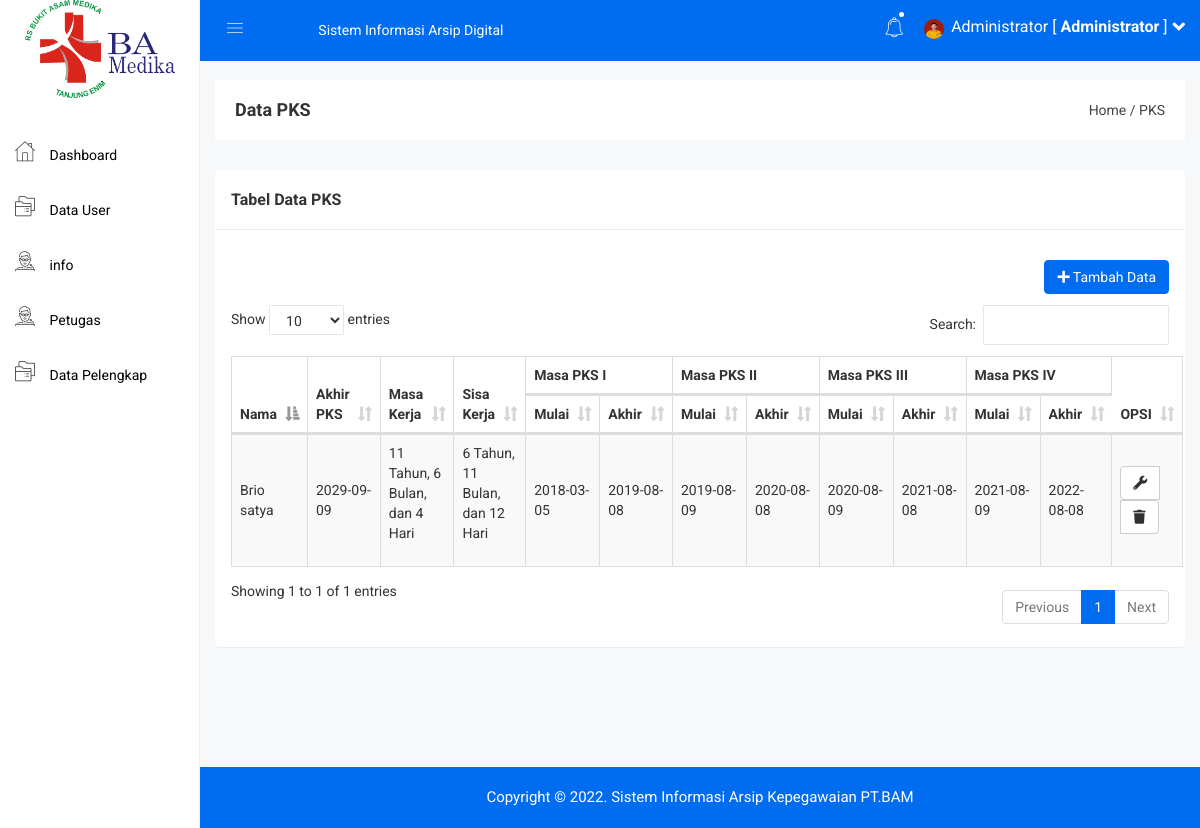
/admin/pks.php (signed in), run on an earlier commit of the app's database.
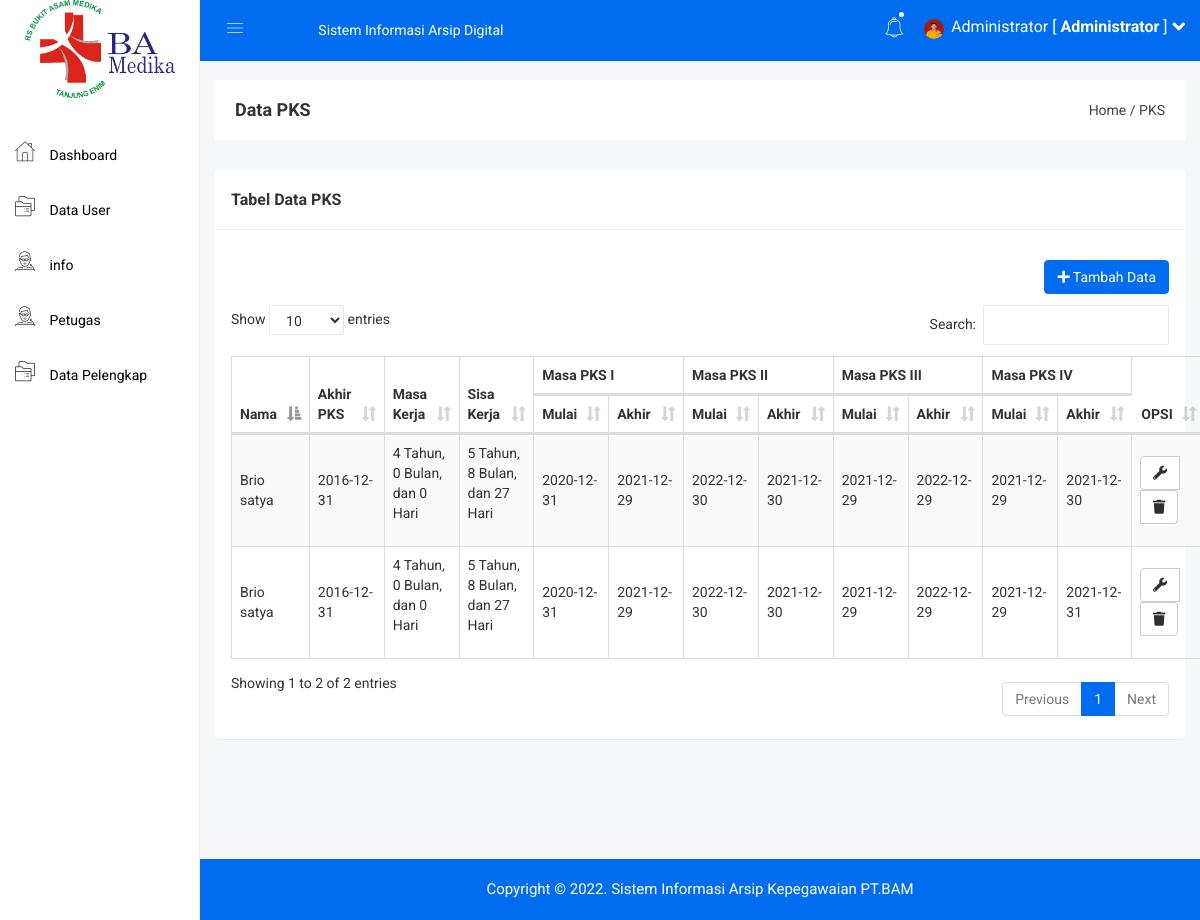
And on a later commit of the database.
### tables this page shows
CREATE TABLE `pks` (
  `id` int(11) NOT NULL,
  `id_diri` int(11) NOT NULL,
  `mulai1` date NOT NULL,
  `mulai2` date NOT NULL,
  `mulai3` date NOT NULL,
  `mulai4` date NOT NULL,
  `akhir1` date NOT NULL,
  `akhir2` date NOT NULL,
  `akhir3` date NOT NULL,
  `akhir4` date NOT NULL,
  `akhir_pks` date NOT NULL
);

CREATE TABLE `diri` (
  `id` int(11) NOT NULL,
  `username` varchar(50) NOT NULL,
  `password` varchar(50) NOT NULL,
  `nama` varchar(100) NOT NULL,
  `tempat_lahir` varchar(50) NOT NULL,
  `tanggal_lahir` date NOT NULL,
  `goldar` varchar(5) NOT NULL,
  `nik` varchar(20) NOT NULL,
  `status_kawin` varchar(40) NOT NULL,
  `alamat` varchar(100) NOT NULL,
  `email` varchar(50) NOT NULL,
  `npwp` varchar(40) NOT NULL,
  `nip` varchar(40) NOT NULL,
  `telpon1` varchar(14) NOT NULL,
  `telpon2` varchar(14) NOT NULL,
  `bpjs` varchar(40) NOT NULL,
  `serata` varchar(40) NOT NULL,
  `jurusan` varchar(50) NOT NULL,
  `univ` varchar(60) NOT NULL,
  `id_lokasi` int(11) NOT NULL,
  `id_status` int(11) NOT NULL,
  `id_jabatan` varchar(25) NOT NULL,
  `id_jj` int(11) NOT NULL,
  `nakes` varchar(30) NOT NULL,
  `jenis_jabatan` varchar(30) NOT NULL,
  `foto` varchar(100) NOT NULL,
  `status` int(11) NOT NULL
);

### admin/pks.php (the view, shortened to what the rows shown need)
<?php include 'header.php'; ?>
<div class="container-fluid">
    <div class="panel panel">
        <div class="panel-body">
            <br>
            <br>
            <br>
            <table id="table" class="table table-bordered table-striped table-hover table-datatable">
                <thead>
                    <tr>
                      <th rowspan="2">Nama</th>
                      <th rowspan="2">Akhir PKS</th>
                      <th rowspan="2">Masa Kerja</th>
                      <th rowspan="2">Sisa Kerja</th>
                        <th colspan="2">Masa PKS I</th>
                        <th colspan="2">Masa PKS II</th>
                        <th colspan="2">Masa PKS III</th>
                        <th colspan="2">Masa PKS IV</th>
                        <th rowspan="2"class="text-center" width="10%">OPSI</th>
                    </tr>
                    <tr>
                        <th >Mulai</th>
                        <th>Akhir</th>
                        <th >Mulai</th>
                        <th>Akhir</th>
                        <th >Mulai</th>
                        <th>Akhir</th>
                        <th >Mulai</th>
                        <th>Akhir</th>
                    </tr>
                </thead>
                <tbody>
                    <?php
                $kategori = mysqli_query($koneksi,"select * from pks INNER JOIN diri ON pks.id_diri = diri.id;");
                    while($p = mysqli_fetch_array($kategori)){
                        ?>
                        <tr>
                          <td><?php echo $p['nama']?></td>
                          <td><?php echo $p['akhir_pks']?></td>
                          <td>
                          <?php
                          $lahir    =new DateTime($p['mulai1']);
                          $akhir    =new DateTime($p['akhir_pks']);
                          $masa = $akhir->diff($lahir);
                          echo $masa->y; echo " Tahun, "; echo $masa->m; echo " Bulan, dan "; echo $masa->d; echo " Hari";?></p>
                          </td>
                          <td>
                          <?php
                          $akhir    =new DateTime($p['akhir_pks']);
                           $today        =new DateTime();
                          $masa = $today->diff($akhir);
                          echo $masa->y; echo " Tahun, "; echo $masa->m; echo " Bulan, dan "; echo $masa->d; echo " Hari";?></p>
                          </td>
                            <td><?php echo $p['mulai1'] ?></td>
                            <td><?php echo $p['akhir1'] ?></td>
                            <td><?php echo $p['mulai2'] ?></td>
                            <td><?php echo $p['akhir2'] ?></td>
                            <td><?php echo $p['mulai3'] ?></td>
                            <td><?php echo $p['akhir3'] ?></td>
                            <td><?php echo $p['mulai4'] ?></td>
                            <td><?php echo $p['akhir4'] ?></td>
                            <td class="text-center">
                                <?php
                                if($p['id'] != 0){
                                    ?>
                                    <div class="btn-group">
                                        <a href="lokasi_edit.php?id=<?php echo $p['id']; ?>" class="btn btn-default"><i class="fa fa-wrench"></i></a>
                                        <a href="lokasi_hapus.php?id=<?php echo $p['id']; ?>" class="btn btn-default"><i class="fa fa-trash"></i></a>
                                    </div>
                                    <?php
                                }
                                ?>
                            </td>
                        </tr>
                        <?php
                    }
                    ?>
                </tbody>
            </table>
        </div>
    </div>
</div>
<?php include 'footer.php'; ?>

### admin/header.php (shortened to what the rows shown need)
<!doctype html>
<html>
<head>
    <link rel="stylesheet" href="../assets/css/bootstrap.min.css">
    <link rel="stylesheet" href="../assets/css/font-awesome.min.css">
    <link rel="stylesheet" href="../assets/css/owl.carousel.css">
    <link rel="stylesheet" href="../assets/css/owl.theme.css">
    <link rel="stylesheet" href="../assets/css/owl.transitions.css">
    <link rel="stylesheet" href="../assets/css/animate.css">
    <link rel="stylesheet" href="../assets/css/normalize.css">
    <link rel="stylesheet" href="../assets/css/meanmenu.min.css">
    <link rel="stylesheet" href="../assets/css/main.css">
    <link rel="stylesheet" href="../assets/css/educate-custon-icon.css">
    <link rel="stylesheet" href="../assets/css/morrisjs/morris.css">
    <link rel="stylesheet" href="../assets/css/scrollbar/jquery.mCustomScrollbar.min.css">
    <link rel="stylesheet" href="../assets/css/metisMenu/metisMenu.min.css">
    <link rel="stylesheet" href="../assets/css/metisMenu/metisMenu-vertical.css">
    <link rel="stylesheet" href="../assets/css/calendar/fullcalendar.min.css">
    <link rel="stylesheet" href="../assets/css/calendar/fullcalendar.print.min.css">
    <link rel="stylesheet" href="../assets/style.css">
    <link rel="stylesheet" href="../assets/css/responsive.css">
    <link rel="stylesheet" href="../assets/css/style.css">
<link rel="stylesheet" href="https://use.fontawesome.com/releases/v5.7.2/css/all.css">
    <link rel="stylesheet" type="text/css" href="../assets/js/DataTables/datatables.css">
    <?php
    include '../koneksi.php';
    ?>
</head>
<body>
    <div class="all-content-wrapper">
        <div class="header-advance-area">
            <div class="header-top-area">
                <div class="container-fluid">
                    <div class="row">
                        <div class="col-lg-12 col-md-12 col-sm-12 col-xs-12">
                            <div class="header-top-wraper">
                                <div class="row">
                                    <div class="col-lg-6 col-md-6 col-sm-12 col-xs-12">
                                        <div class="header-right-info">
                                            <ul class="nav navbar-nav mai-top-nav header-right-menu">
                                            <li class="nav-item">
                                                <a href="#" data-toggle="dropdown" role="button" aria-expanded="false" class="nav-link dropdown-toggle">
                                                    <?php
                                                    $id_admin = $_SESSION['id'];
                                                    $profil = mysqli_query($koneksi,"select * from admin where admin_id='$id_admin'");
                                                    $profil = mysqli_fetch_assoc($profil);
                                                    if($profil['admin_foto'] == ""){
                                                      ?>
                                                      <img src="../gambar/sistem/user.png" style="width: 20px;height: 20px">
                                                  <?php }else{ ?>
                                                    <img src="../gambar/admin/<?php echo $profil['admin_foto'] ?>" style="width: 20px;height: 20px">
                                                <?php } ?>
                                                <span class="admin-name"><?php echo $_SESSION['nama']; ?> [ <b>Administrator</b> ]</span>
                                                <i class="fa fa-angle-down edu-icon edu-down-arrow"></i>
                                            </a>
                                        </li>
                                    </ul>
                                </div>
                            </div>
                        </div>
                    </div>
                </div>
            </div>
        </div>
    </div>
</div>

What changed in the data, as far as the page shows it:
changed pks (number 1 of 2 on the later page): akhir_pks "2029-09-09" → "2016-12-31"; akhir_pks+mulai1 "11" → "4"; akhir_pks+mulai1 "6" → "0"; akhir_pks+mulai1 "4" → "0"; akhir_pks "6" → "5"; akhir_pks "11" → "8"; akhir_pks "12" → "27"; mulai1 "2018-03-05" → "2020-12-31"; akhir1 "2019-08-08" → "2021-12-29"; mulai2 "2019-08-09" → "2022-12-30"; akhir2 "2020-08-08" → "2021-12-30"; mulai3 "2020-08-09" → "2021-12-29"; akhir3 "2021-08-08" → "2022-12-29"; mulai4 "2021-08-09" → "2021-12-29"; akhir4 "2022-08-08" → "2021-12-30"
added pks: id_diri.nama "Brio satya", akhir_pks "2016-12-31", akhir_pks+mulai1 "4", akhir_pks+mulai1 "0", akhir_pks "5", akhir_pks "8", akhir_pks "27", mulai1 "2020-12-31", akhir1 "2021-12-29", mulai2 "2022-12-30", akhir2 "2021-12-30", mulai3 "2021-12-29", akhir3 "2022-12-29", mulai4 "2021-12-29", akhir4 "2021-12-31"
Also different on the page:
text written by a page script: "Show entries Search: Showing 1 to 1 of 1 entries Previous 1 Next" → "Show entries Search: Showing 1 to 2 of 2 entries Previous 1 Next"
